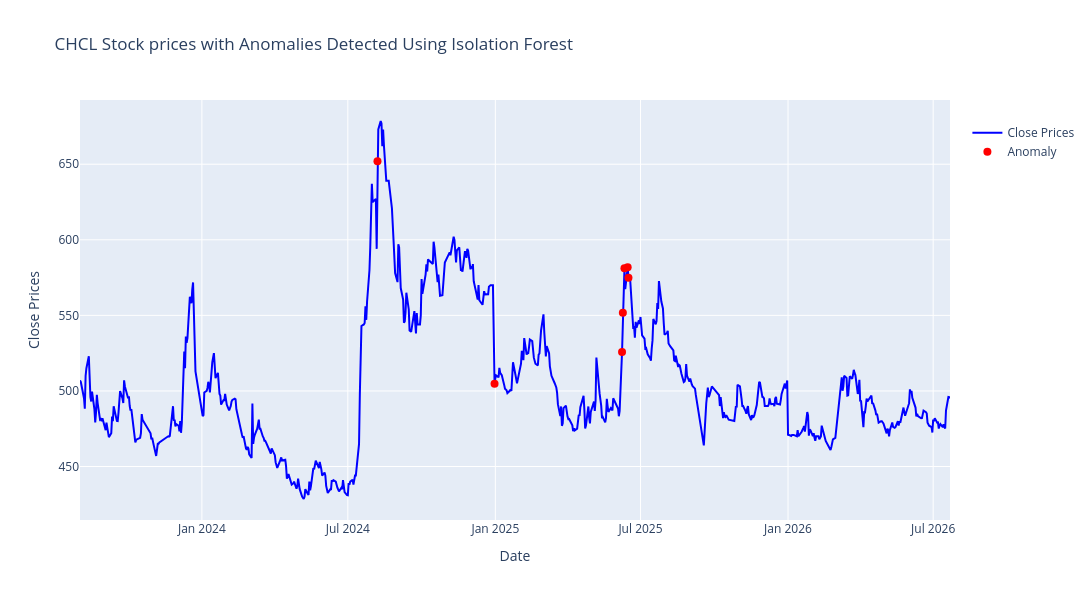

The code cell stored with this chart in its notebook:
### Code cell
fig = go.Figure()

# Add Close prices line
fig.add_trace(
    go.Scatter(
        x=df.index,
        y=df["close"],
        mode="lines",
        name="Close Prices",
        line=dict(color="blue", width=2),
    )
)

# Add anomalies (Isolation Forest) as red markers
fig.add_trace(
    go.Scatter(
        x=anomalies_if.index,
        y=anomalies_if["close"],
        mode="markers",
        name="Anomaly",
        marker=dict(color="red", size=8, symbol="circle"),
        showlegend=True,
    )
)

# Update layout for a larger figure size and title
fig.update_layout(
    title=f"{stock_name} Stock prices with Anomalies Detected Using Isolation Forest",
    xaxis_title="Date",
    yaxis_title="Close Prices",
    legend_title="  ",
    autosize=False,
    width=1200,
    height=600,
)

# Show the plot
fig.show()

### Figure 1 — Plotly figure (JSON) as saved in the notebook; plotly's stock layout.template omitted (floating-point values rounded to 4 significant figures; data arrays with more than 128 entries replaced by an {"elided": "..."} marker saying what was removed)
{"data": [{"line": {"color": "blue", "width": 2}, "mode": "lines", "name": "Close Prices", "type": "scatter", "x": {"elided": "674 str values"}, "y": {"elided": "674 float values"}}, {"marker": {"color": "red", "size": 8, "symbol": "circle"}, "mode": "markers", "name": "Anomaly", "showlegend": true, "type": "scatter", "x": ["2024-08-07T00:00:00.000000", "2024-12-31T00:00:00.000000", "2025-06-08T00:00:00.000000", "2025-06-09T00:00:00.000000", "2025-06-11T00:00:00.000000", "2025-06-15T00:00:00.000000", "2025-06-16T00:00:00.000000"], "y": [652.0, 504.8, 525.8, 551.7, 581.1, 581.8, 575.0]}], "layout": {"autosize": false, "height": 600, "legend": {"title": {"text": "  "}}, "title": {"text": "CHCL Stock prices with Anomalies Detected Using Isolation Forest"}, "width": 1200, "xaxis": {"title": {"text": "Date"}}, "yaxis": {"title": {"text": "Close Prices"}}}}
